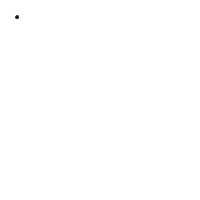
Frame 1 (no input)
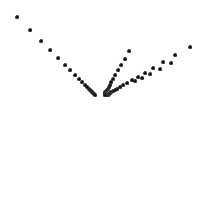
Frame 60 (the mouse pressed at the canvas centre just before this capture)
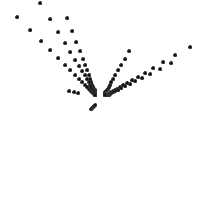
Frame 120 (the mouse held since frame 60 and released just before this capture)

The Processing sketch that drew these frames (run headless with seeded random() and noise(); from frame 60 on, the mouse is pressed at the canvas centre):

// Processing sketch: processing_1437
// ── processing_1437.pde

// from my 2004 sketchbook ...
// fjenett 20090407

Ball ball;
int W_HALF, H_HALF;

void setup()
{
    size(200,200);
    ball = new Ball(1,1);
    W_HALF = width/2;
    H_HALF = height/2;
    
    stroke( 50 );
    fill( 10 );
    background( 255 );
    smooth();
}

void draw()
{
    ball.move();
    ball.draw();
}

void keyReleased()
{
    kick();
}

public void kick()
{
    ball = new Ball((int)random(width), (int)random(height));
}

class Ball
{
    int x,y;
    Ball (int _x, int _y)
    {
        x = _x;
        y = _y;
    }
    void move()
    {
        int xd=-1, yd=-1;

        if (x!=W_HALF)
        {
            xd = int( (W_HALF-x)/6.0 );
            x += xd;
        }
        
        if (y!=H_HALF)
        {
            yd = int( (H_HALF-y)/6.0 );
            y += yd;
        }
        
        if ( xd == 0 && yd == 0 )
        {
            x = (int)random(width);
            while ( x == W_HALF )
                x = (int)random(width);
            y = (int)random(height);
            while ( y == H_HALF )
                y = (int)random(height);
        }
    }
    void draw()
    {
        ellipseMode(CENTER);
        ellipse(x,y,3,3);
    }
}
